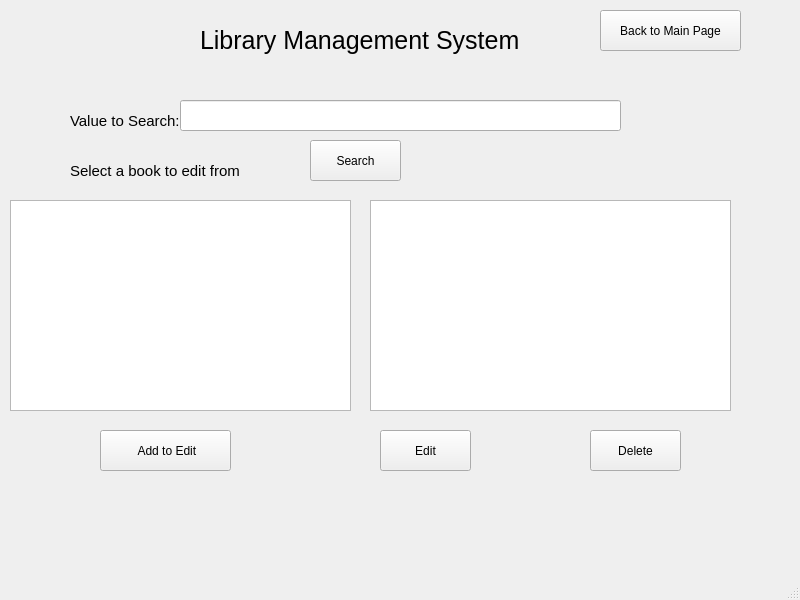
<?xml version="1.0" encoding="UTF-8"?>
<ui version="4.0">
 <class>bookManager</class>
 <widget class="QMainWindow" name="bookManager">
  <property name="geometry">
   <rect>
    <x>0</x>
    <y>0</y>
    <width>800</width>
    <height>600</height>
   </rect>
  </property>
  <property name="windowTitle">
   <string>MainWindow</string>
  </property>
  <widget class="QWidget" name="centralwidget">
   <widget class="QPushButton" name="searchButton">
    <property name="geometry">
     <rect>
      <x>310</x>
      <y>140</y>
      <width>91</width>
      <height>41</height>
     </rect>
    </property>
    <property name="text">
     <string>Search</string>
    </property>
   </widget>
   <widget class="QPushButton" name="addButton">
    <property name="geometry">
     <rect>
      <x>100</x>
      <y>430</y>
      <width>131</width>
      <height>41</height>
     </rect>
    </property>
    <property name="text">
     <string> Add to Edit</string>
    </property>
   </widget>
   <widget class="QPushButton" name="exitButton">
    <property name="geometry">
     <rect>
      <x>600</x>
      <y>10</y>
      <width>141</width>
      <height>41</height>
     </rect>
    </property>
    <property name="text">
     <string>Back to Main Page</string>
    </property>
   </widget>
   <widget class="QPushButton" name="deleteButton">
    <property name="geometry">
     <rect>
      <x>590</x>
      <y>430</y>
      <width>91</width>
      <height>41</height>
     </rect>
    </property>
    <property name="text">
     <string>Delete</string>
    </property>
   </widget>
   <widget class="QPushButton" name="editButton">
    <property name="geometry">
     <rect>
      <x>380</x>
      <y>430</y>
      <width>91</width>
      <height>41</height>
     </rect>
    </property>
    <property name="text">
     <string>Edit</string>
    </property>
   </widget>
   <widget class="QLabel" name="label">
    <property name="geometry">
     <rect>
      <x>200</x>
      <y>20</y>
      <width>341</width>
      <height>41</height>
     </rect>
    </property>
    <property name="styleSheet">
     <string notr="true">QLabel{
font-size:25px;
}</string>
    </property>
    <property name="text">
     <string>Library Management System</string>
    </property>
   </widget>
   <widget class="QLabel" name="label_2">
    <property name="geometry">
     <rect>
      <x>70</x>
      <y>100</y>
      <width>111</width>
      <height>41</height>
     </rect>
    </property>
    <property name="styleSheet">
     <string notr="true">QLabel{
font-size:15px;
}</string>
    </property>
    <property name="text">
     <string>Value to Search:</string>
    </property>
   </widget>
   <widget class="QLineEdit" name="lineEdit">
    <property name="geometry">
     <rect>
      <x>180</x>
      <y>100</y>
      <width>441</width>
      <height>31</height>
     </rect>
    </property>
   </widget>
   <widget class="QListWidget" name="tableView1">
    <property name="geometry">
     <rect>
      <x>10</x>
      <y>200</y>
      <width>341</width>
      <height>211</height>
     </rect>
    </property>
   </widget>
   <widget class="QListWidget" name="tableView2">
    <property name="geometry">
     <rect>
      <x>370</x>
      <y>200</y>
      <width>361</width>
      <height>211</height>
     </rect>
    </property>
   </widget>
   <widget class="QLabel" name="label_4">
    <property name="geometry">
     <rect>
      <x>70</x>
      <y>150</y>
      <width>181</width>
      <height>41</height>
     </rect>
    </property>
    <property name="styleSheet">
     <string notr="true">QLabel{
font-size:15px;
}</string>
    </property>
    <property name="text">
     <string>Select a book to edit from</string>
    </property>
   </widget>
  </widget>
  <widget class="QMenuBar" name="menubar">
   <property name="geometry">
    <rect>
     <x>0</x>
     <y>0</y>
     <width>800</width>
     <height>21</height>
    </rect>
   </property>
  </widget>
  <widget class="QStatusBar" name="statusbar"/>
 </widget>
 <resources/>
 <connections/>
</ui>
